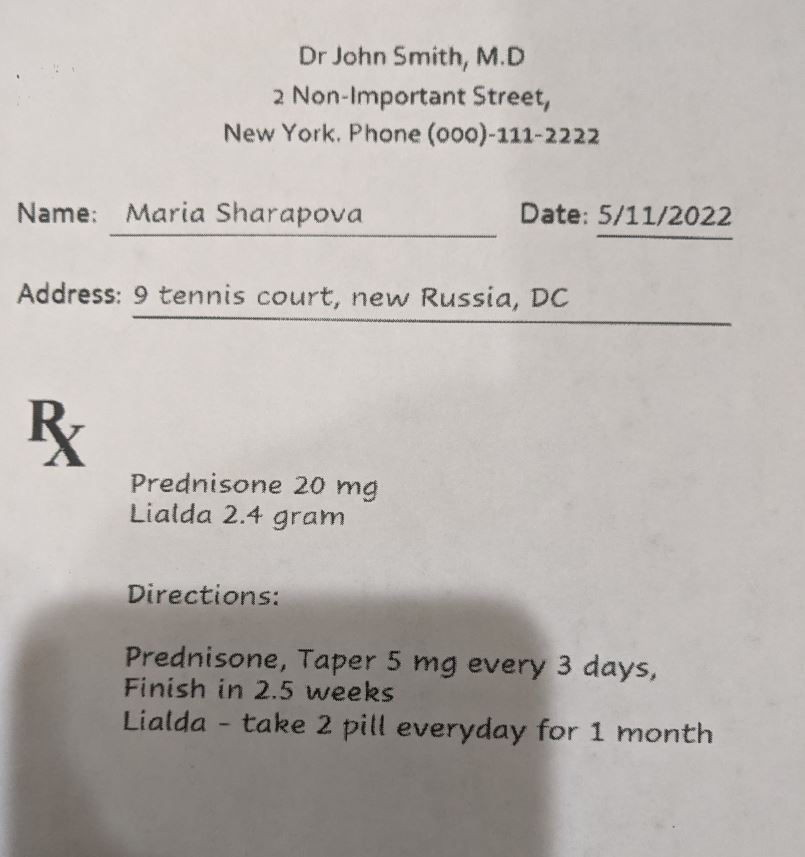
#> input picture backend/notebooks/dark_image.jpg, 805 x 857 px
$ jupyter execute cv_concepts.ipynb
#> lines starting #> are read from the running program, lines starting #| are printed output that depends on the picture; after the words box and inside, x2 and y2 are one past the last pixel; in counts of white or black regions, pixels touching at a corner belong together
[cell 1]
import cv2
from PIL import Image

[cell 2]
img = cv2.imread("dark_image.jpg", flags = cv2.IMREAD_GRAYSCALE)
#> img: shape (857, 805); min 0, max 232, mean 180.4
img

[cell 3]
Image.fromarray(img).show()

[cell 4]
_, new_img = cv2.threshold(img, 150, 255, cv2.THRESH_BINARY)
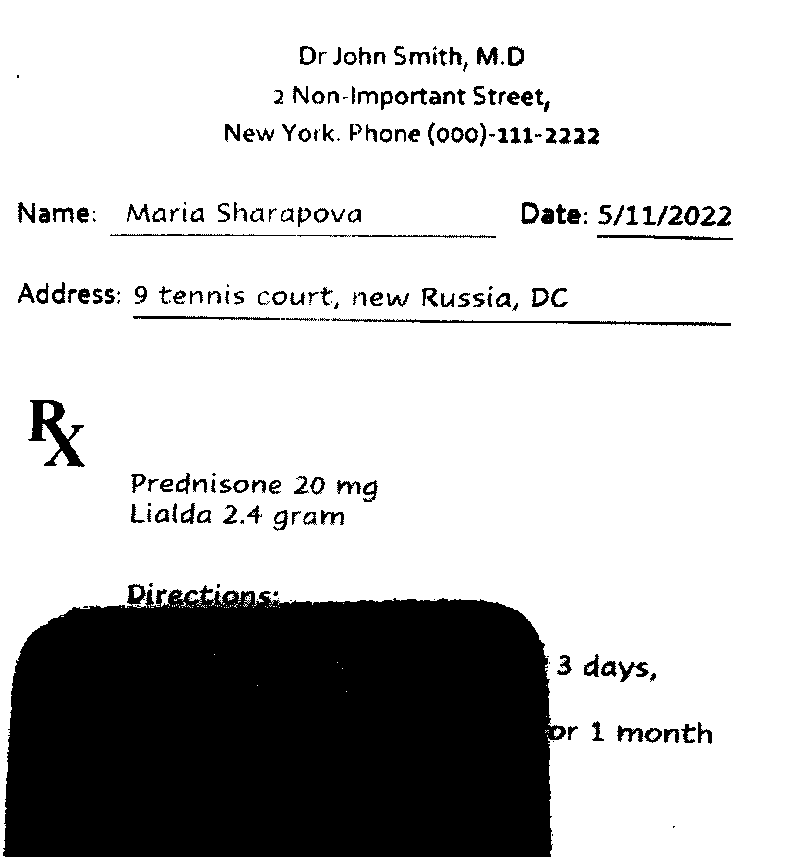
#> new_img: shape (857, 805); 77.3% white; 212 black regions (44 under 20 px), largest, box (x1, y1, x2, y2) and area: (3, 584, 566, 857) 136052, (28, 400, 85, 467) 1428, (331, 318, 731, 326) 994
Image.fromarray(new_img).show()


$ run again, with backend/notebooks/clear_image.jpg copied over backend/notebooks/dark_image.jpg
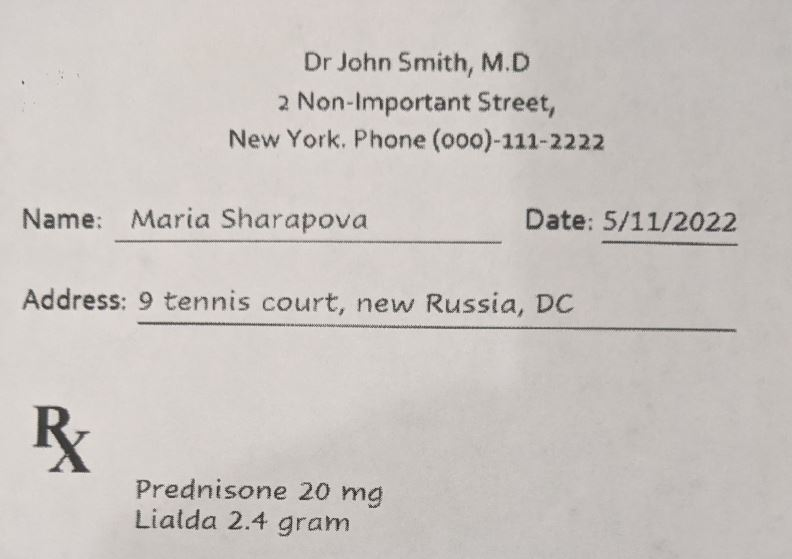
#> input picture backend/notebooks/clear_image.jpg, 792 x 559 px
#> `_, new_img = cv2.threshold(img, 150, 255, cv2.THRESH_BINARY)`:
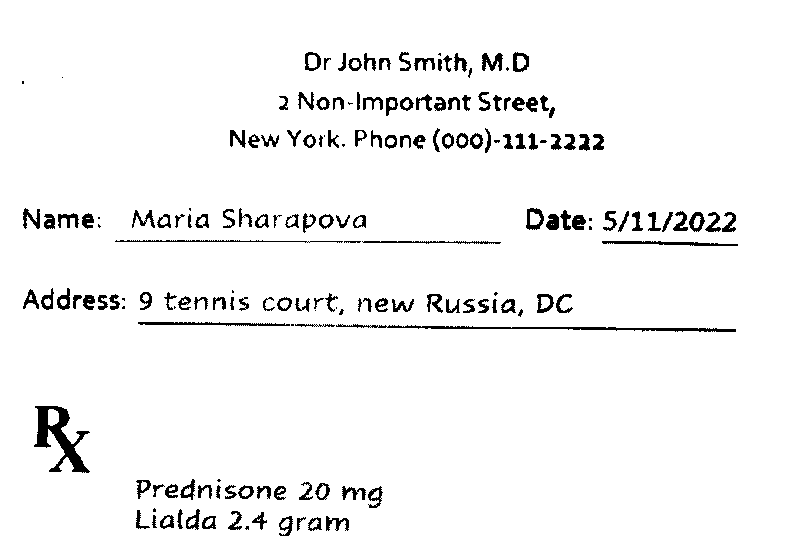
#> new_img: shape (559, 792); 95.8% white; 180 black regions (26 under 20 px), largest, box (x1, y1, x2, y2) and area: (34, 406, 90, 473) 1430, (336, 324, 736, 332) 981, (138, 322, 290, 326) 382
